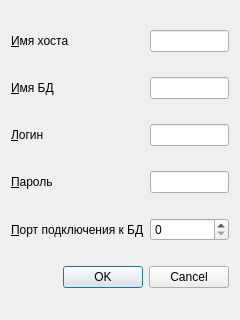
<?xml version="1.0" encoding="UTF-8"?>
<ui version="4.0">
 <class>Dialog</class>
 <widget class="QDialog" name="Dialog">
  <property name="geometry">
   <rect>
    <x>0</x>
    <y>0</y>
    <width>240</width>
    <height>320</height>
   </rect>
  </property>
  <property name="windowTitle">
   <string>Dialog</string>
  </property>
  <layout class="QGridLayout" name="gridLayout">
   <item row="0" column="0">
    <widget class="QLabel" name="l_host">
     <property name="text">
      <string>&amp;Имя хоста</string>
     </property>
     <property name="buddy">
      <cstring>le_host</cstring>
     </property>
    </widget>
   </item>
   <item row="0" column="1">
    <widget class="QLineEdit" name="le_host"/>
   </item>
   <item row="1" column="0">
    <widget class="QLabel" name="l_nameDB">
     <property name="text">
      <string>&amp;Имя БД</string>
     </property>
     <property name="buddy">
      <cstring>le_nameDB</cstring>
     </property>
    </widget>
   </item>
   <item row="1" column="1">
    <widget class="QLineEdit" name="le_nameDB"/>
   </item>
   <item row="2" column="0">
    <widget class="QLabel" name="l_login">
     <property name="text">
      <string>&amp;Логин</string>
     </property>
     <property name="buddy">
      <cstring>le_login</cstring>
     </property>
    </widget>
   </item>
   <item row="2" column="1">
    <widget class="QLineEdit" name="le_login"/>
   </item>
   <item row="3" column="0">
    <widget class="QLabel" name="l_password">
     <property name="text">
      <string>&amp;Пароль</string>
     </property>
     <property name="buddy">
      <cstring>le_password</cstring>
     </property>
    </widget>
   </item>
   <item row="3" column="1">
    <widget class="QLineEdit" name="le_password"/>
   </item>
   <item row="4" column="0">
    <widget class="QLabel" name="l_port">
     <property name="text">
      <string>&amp;Порт подключения к БД</string>
     </property>
     <property name="buddy">
      <cstring>sb_port</cstring>
     </property>
    </widget>
   </item>
   <item row="4" column="1">
    <widget class="QSpinBox" name="sb_port">
     <property name="maximum">
      <number>65535</number>
     </property>
    </widget>
   </item>
   <item row="5" column="0" colspan="2">
    <widget class="QDialogButtonBox" name="buttonBox">
     <property name="orientation">
      <enum>Qt::Horizontal</enum>
     </property>
     <property name="standardButtons">
      <set>QDialogButtonBox::Cancel|QDialogButtonBox::Ok</set>
     </property>
    </widget>
   </item>
  </layout>
 </widget>
 <resources/>
 <connections>
  <connection>
   <sender>buttonBox</sender>
   <signal>accepted()</signal>
   <receiver>Dialog</receiver>
   <slot>accept()</slot>
   <hints>
    <hint type="sourcelabel">
     <x>233</x>
     <y>273</y>
    </hint>
    <hint type="destinationlabel">
     <x>157</x>
     <y>274</y>
    </hint>
   </hints>
  </connection>
  <connection>
   <sender>buttonBox</sender>
   <signal>rejected()</signal>
   <receiver>Dialog</receiver>
   <slot>reject()</slot>
   <hints>
    <hint type="sourcelabel">
     <x>233</x>
     <y>273</y>
    </hint>
    <hint type="destinationlabel">
     <x>286</x>
     <y>274</y>
    </hint>
   </hints>
  </connection>
 </connections>
</ui>
